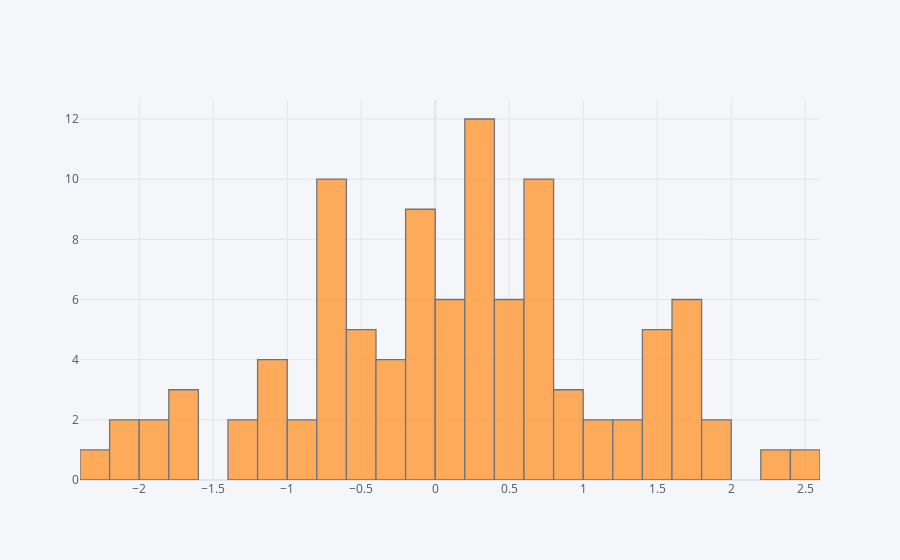

The cell this chart's notebook holds for it:
### Markdown cell above
## histogram

### Code cell
df['A'].iplot(kind='hist',bins=25)

### Figure 1 — Plotly figure (JSON) as saved in the notebook; plotly's stock layout.template omitted (floating-point values rounded to 4 significant figures)
{"data": [{"histfunc": "count", "histnorm": "", "marker": {"color": "rgba(255, 153, 51, 1.0)", "line": {"color": "#4D5663", "width": 1.3}}, "name": "A", "nbinsx": 25, "opacity": 0.8, "orientation": "v", "type": "histogram", "x": [0.6368, 1.065, 0.1384, 0.6644, 0.3103, 0.3095, -1.003, -2.074, -0.01298, -0.6444, -0.4019, -1.187, 1.94, 0.8017, 1.425, 2.341, -0.2035, 0.2287, -0.8896, -0.1596, 1.079, -1.7, 0.04267, 0.688, 0.7739, 0.05819, -0.1403, -0.9982, 0.2213, -1.227, 1.205, -0.7568, 0.5257, 0.2693, 0.2786, 0.812, 0.4682, 1.469, -0.598, 0.6407, -0.2263, -0.6653, -0.5836, -0.2429, -1.853, -0.007528, 0.5383, -0.6291, -0.6729, 0.7144, 0.2338, 0.1733, 0.2173, 0.7237, 0.2733, 0.4865, 0.7016, 0.04079, -1.967, -0.6632, -0.7103, -1.077, 1.652, -1.619, 1.754, 1.635, 0.7713, 0.4171, 1.235, 0.8307, 1.757, -0.03422, 1.454, -0.6419, -2.265, 1.8, 0.3426, -1.152, 0.3171, -0.6992, -0.1874, 1.774, 2.492, -0.5455, -2.085, -0.08624, 0.2617, -0.3241, 0.4404, 1.82, 0.7672, -0.6385, 0.1161, 1.527, -0.1613, -0.4341, 1.473, -0.1666, -1.326, -1.791]}], "layout": {"barmode": "overlay", "legend": {"bgcolor": "#F5F6F9", "font": {"color": "#4D5663"}}, "paper_bgcolor": "#F5F6F9", "plot_bgcolor": "#F5F6F9", "title": {"font": {"color": "#4D5663"}}, "xaxis": {"gridcolor": "#E1E5ED", "showgrid": true, "tickfont": {"color": "#4D5663"}, "title": {"font": {"color": "#4D5663"}, "text": ""}, "zerolinecolor": "#E1E5ED"}, "yaxis": {"gridcolor": "#E1E5ED", "showgrid": true, "tickfont": {"color": "#4D5663"}, "title": {"font": {"color": "#4D5663"}, "text": ""}, "zerolinecolor": "#E1E5ED"}}}
